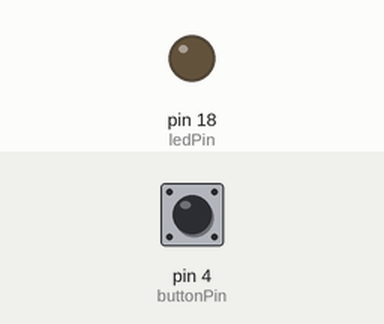
The sketch below on a simulated Arduino Uno, built with avr-gcc and run on an emulated ATmega328P. Parts: output pins drawn as LEDs (lit = HIGH). Inputs (shaded band) come from the test bench; at power-on: pin 4 (buttonPin) HIGH.

Above: at 3.5 s.
3.6 s: pin 4 (buttonPin) pulled LOW for 1.65 s
At 4.1 s:
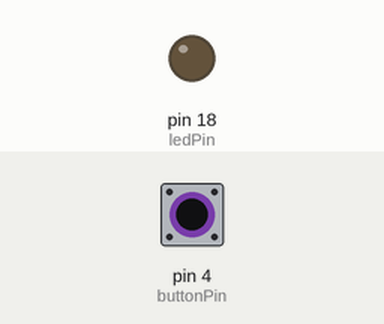
6.7 s: pin 4 (buttonPin) pulled LOW for 3.2 s
At 6.85 s:
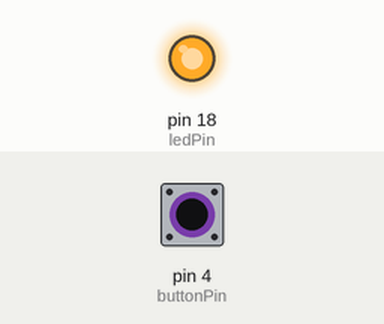
Timing chart, 0 to 17.4 s (numbered marks = the images above; inputs shaded):
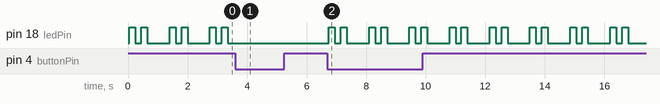

Measured:
- after the input at 3.6 s, pin 18 (ledPin): stops changing and stays LOW
- after the input at 6.7 s, pin 18 (ledPin): LOW → HIGH after 0.05 s, then repeats every 1.4 s: LOW 0.20 s, HIGH 0.20 s, LOW 0.75 s, HIGH 0.20 s
- by itself, pin 18 (ledPin): repeats every 1.4 s: LOW 0.20 s, HIGH 0.20 s, LOW 0.75 s, HIGH 0.20 s

The sketch:

button-delay.ino
```cpp
const int buttonPin = 4;
const int ledPin = 18;
const int blinkDelay = 200;
const int pauseDelay = 500;

int lastButtonState = HIGH;
bool isBlinking = true;

bool isButtonPressed() {
  bool pressed = false;
  int buttonState = digitalRead(buttonPin);
  if (buttonState == LOW && lastButtonState == HIGH) {
    pressed = true;
  }
  lastButtonState = buttonState;
  delay(50);
  return pressed;
}

void doubleBlink() {
  for (int i = 0; i < 2; i++) {
    digitalWrite(ledPin, HIGH);
    delay(blinkDelay);
    digitalWrite(ledPin, LOW);
    delay(blinkDelay);
  }
  delay(pauseDelay);
}

void setup() {
  pinMode(ledPin, OUTPUT);
  pinMode(buttonPin, INPUT_PULLUP);
}

void loop() {
  if (isButtonPressed()) {
    isBlinking = !isBlinking;
  }
  if (isBlinking) {
    doubleBlink();
  }
}
```
